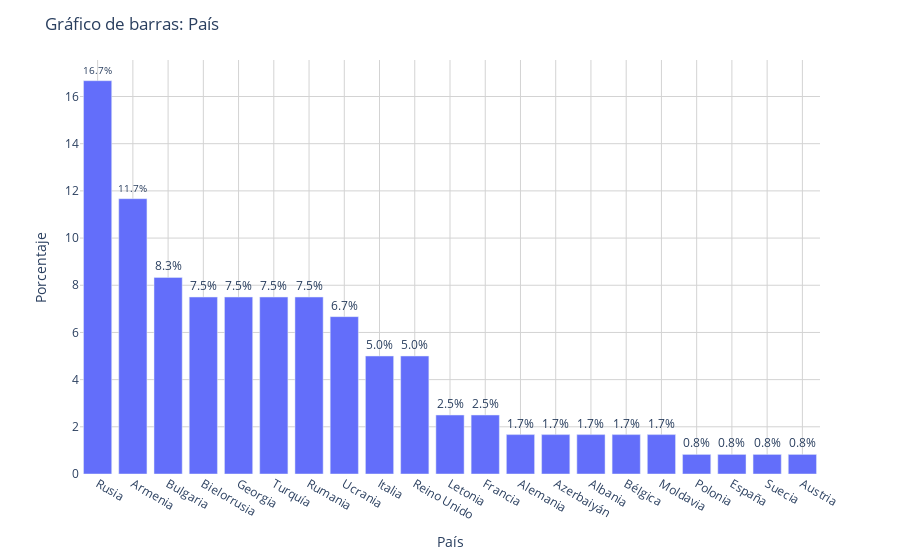

Notebook cell for this chart:
### Code cell
graficar_barras_porcentaje_px(df = df_columnas_24, variable_analisis = 'País')

### Figure 1 — Plotly figure (JSON) as saved in the notebook; plotly's stock layout.template omitted (floating-point values rounded to 4 significant figures)
{"data": [{"alignmentgroup": "True", "hovertemplate": "País=%{x}<br>Porcentaje=%{text}<extra></extra>", "legendgroup": "", "marker": {"color": "#636efa", "pattern": {"shape": ""}}, "name": "", "offsetgroup": "", "orientation": "v", "showlegend": false, "text": [16.67, 11.67, 8.33, 7.5, 7.5, 7.5, 7.5, 6.67, 5, 5, 2.5, 2.5, 1.67, 1.67, 1.67, 1.67, 1.67, 0.83, 0.83, 0.83, 0.83], "textposition": "outside", "texttemplate": "%{text:.1f}%", "type": "bar", "x": ["Rusia", "Armenia", "Bulgaria", "Bielorrusia", "Georgia", "Turquía", "Rumania", "Ucrania", "Italia", "Reino Unido", "Letonia", "Francia", "Alemania", "Azerbaiyán", "Albania", "Bélgica", "Moldavia", "Polonia", "España", "Suecia", "Austria"], "xaxis": "x", "y": [16.67, 11.67, 8.33, 7.5, 7.5, 7.5, 7.5, 6.67, 5, 5, 2.5, 2.5, 1.67, 1.67, 1.67, 1.67, 1.67, 0.83, 0.83, 0.83, 0.83], "yaxis": "y"}], "layout": {"barmode": "relative", "legend": {"tracegroupgap": 0}, "margin": {"t": 60}, "plot_bgcolor": "rgba(255, 255, 255, 1)", "title": {"text": "Gráfico de barras: País"}, "xaxis": {"anchor": "y", "categoryorder": "total descending", "domain": [0, 1], "gridcolor": "lightgrey", "showgrid": true, "title": {"text": "País"}}, "yaxis": {"anchor": "x", "domain": [0, 1], "gridcolor": "lightgrey", "showgrid": true, "title": {"text": "Porcentaje"}}}}
